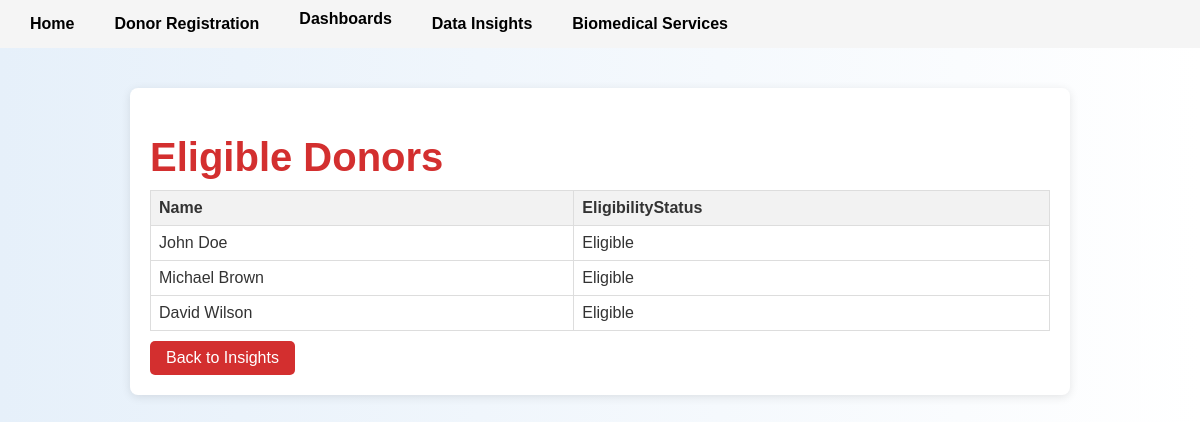
Before: /eligible_donors with the older database file.
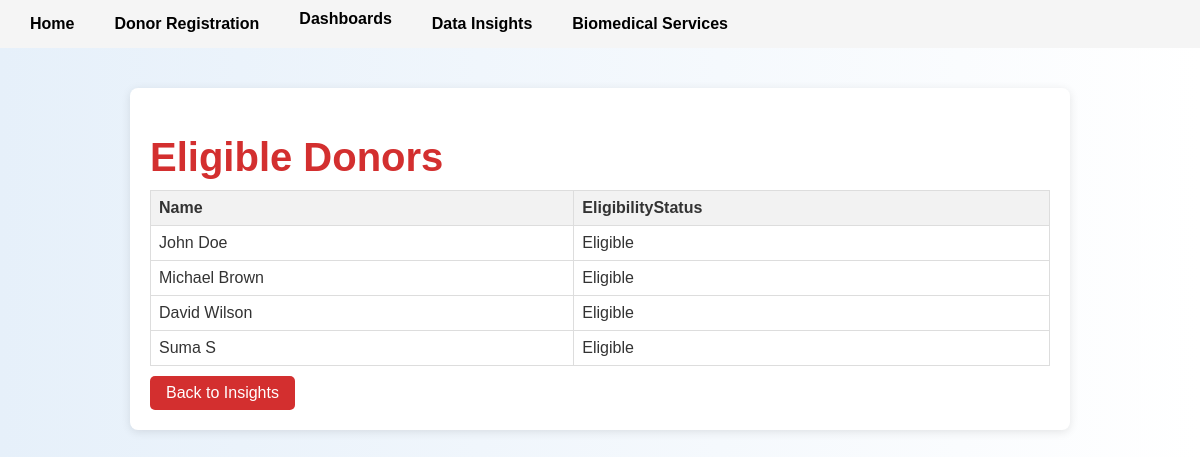
After: the same page with the newer database file.
### tables this page shows
CREATE TABLE DonationEligibility (
    EligibilityID INTEGER PRIMARY KEY AUTOINCREMENT,
    DonorID INTEGER NOT NULL,
    LastEligibilityCheck DATE NOT NULL,
    EligibilityStatus TEXT NOT NULL CHECK (EligibilityStatus IN ('Eligible', 'Not Eligible', 'Pending')),
    FOREIGN KEY (DonorID) REFERENCES Donors(DonorID) ON DELETE CASCADE
);

CREATE TABLE Donors (
    DonorID INTEGER PRIMARY KEY AUTOINCREMENT,
    Name TEXT NOT NULL,
    DateOfBirth DATE NOT NULL,
    BloodType TEXT NOT NULL CHECK (BloodType IN ('A+', 'A-', 'B+', 'B-', 'AB+', 'AB-', 'O+', 'O-')),
    ContactInfo TEXT NOT NULL,
    Email TEXT UNIQUE NOT NULL,
    LastDonationDate DATE
);

### app.py (the view)
@app.route('/eligible_donors')
def eligible_donors():
    conn = get_db()
    query = '''
    SELECT Donors.Name, DonationEligibility.EligibilityStatus
    FROM Donors
    JOIN DonationEligibility ON Donors.DonorID = DonationEligibility.DonorID
    WHERE DonationEligibility.EligibilityStatus = 'Eligible'
    '''
    results = conn.execute(query).fetchall()
    return render_template('query_results.html', results=results, title="Eligible Donors")

### app.py (called while the page is built)
def get_db():
    conn = sqlite3.connect('database.db')
    conn.row_factory = sqlite3.Row
    return conn

### templates/query_results.html
{% extends "layout.html" %}
{% block content %}
<div class="container">
    <h1>{{ title }}</h1>
    <table>
        <tr>
            {% for key in results[0].keys() if key not in ['DonorID', 'HospitalID'] %}
                <th>{{ key }}</th>
            {% endfor %}
        </tr>
        {% for row in results %}
        <tr>
            {% for key in row.keys() if key not in ['DonorID', 'HospitalID'] %}
                <td>
                    {% if key == 'LastDonationDate' %}
                        {{ row[key] if row[key] else "Never Donated" }}
                    {% else %}
                        {{ row[key] }}
                    {% endif %}
                </td>
            {% endfor %}
        </tr>
        {% endfor %}
    </table>
    <a href="{{ url_for('insights') }}" class="btn">Back to Insights</a>
</div>
{% endblock %}

Changed rows visible on the page:
added DonationEligibility: Name "Suma S" "Eligible"
